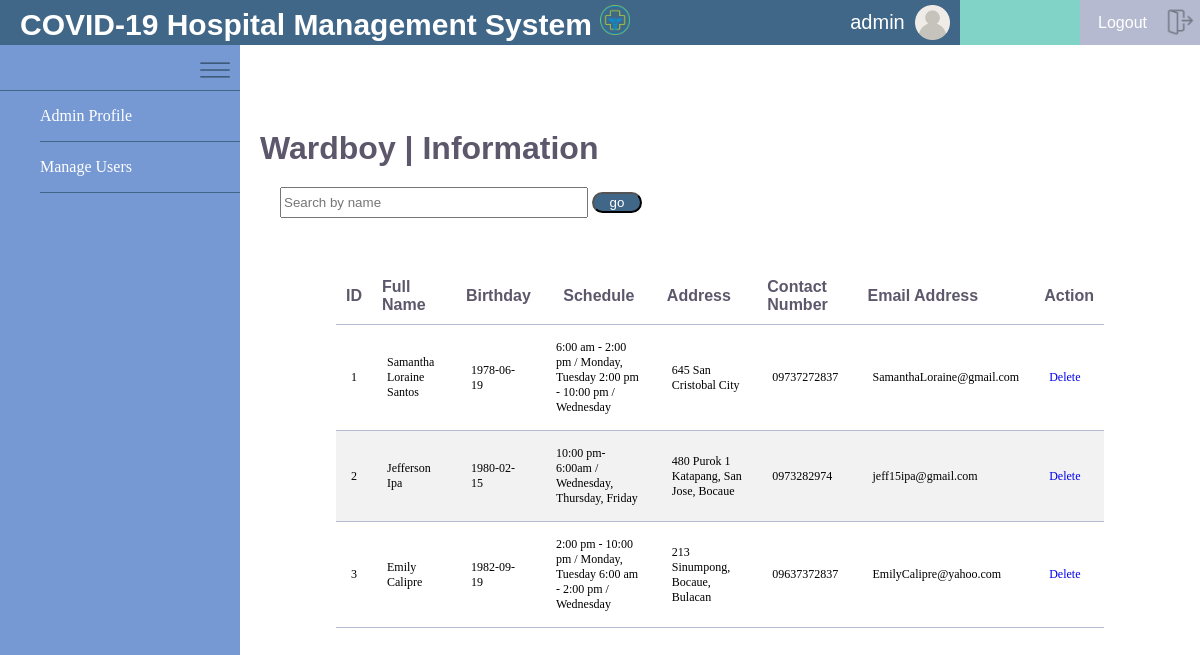
Page /Administrator/wardboy_list.php (signed in) on the committed database.
### tables this page shows
CREATE TABLE `wb_register` (
  `ID` int(20) NOT NULL,
  `wFull_name` varchar(255) NOT NULL,
  `wBirthday` date NOT NULL,
  `wSchedule` text NOT NULL,
  `wAddress` varchar(255) NOT NULL,
  `wContact_no` varchar(255) NOT NULL,
  `wEmail_Add` varchar(255) NOT NULL,
  `wUsername` varchar(255) NOT NULL,
  `wPassword` varchar(255) NOT NULL
);

### Administrator/wardboy_list.php (the view, shortened to what this page needs)
<?php include('code.php'); ?>
<!DOCTYPE html>
<html>
<head>
	<link rel="stylesheet" type="text/css" href="a.css">
</head>
<body>
		<div class="navbar">
		<h1 id="name">COVID-19 Hospital Management System
			<img src="images/hospital.png" id="hospital">
		</h1>
	</div>
	<div id="username" style="font-family: arial; color: white; text-align: center; justify-content: center; line-height: 45px; font-size: 20px;">
		<img src="Images/user.png" id="userpng">
		<?php echo $_SESSION ['username'];?>
	</div>
	<div>
	<a href="#"><div id="edit" style="font-family: arial; color: white; text-align: center; justify-content: center; line-height: 45px; font-size: 16px;"></div></a>
		 	<a href="logout.php"><div id="logout" style="font-family: arial; color: white; text-align: center; justify-content: center; line-height: 45px; font-size: 16px;">Logout <img src="Images/logout.png" id="logoutpng"></div></a>
	<div id="menu">
		<img src="Images/menu.png" id="menus">
	</div>
	<div class="area">
		<h1 class="htitle">Wardboy | Information</h1>
	<div id="search">
			<?php if(isset($_POST['go'])){
			$search = $_POST['search'];
			$sql = "SELECT DISTINCT ID, wFull_name, wBirthday, wSchedule, wAddress, wContact_no, wEmail_Add FROM wb_register  WHERE wFull_name LIKE '%$search%'";
		}else{
			$sql = "SELECT DISTINCT ID, wFull_name, wBirthday, wSchedule, wAddress, wContact_no, wEmail_Add FROM wb_register ";
			$search ="";
		}
			$results = mysqli_query($db, $sql );
		 ?>
			<form method="post" action="wardboy_list.php">
			<input type="text" name="search" placeholder="Search by name" value="<?php echo $search;?>" >
			<button name="go">go</button>
		</form>
		</div>
			<table class="tbl" width="80%">
				<thead>
					<tr>
						<th class="th">ID</th>
						<th class="th">Full Name</th>
						<th class="th">Birthday</th>
						<th class="th" style="text-align: center;">Schedule</th>
						<th class="th">Address</th>
						<th class="th">Contact Number</th>
						<th class="th">Email Address</th>
						<th class="th" >Action</th>
					</tr>
				</thead>
				<?php while ($row = mysqli_fetch_array($results)) { ?>
					<tr class="tr">
						<td class="td"><?php echo $row['ID']; ?></td>
						<td class="td"><?php echo $row['wFull_name']; ?></td>
						<td class="td"><?php echo $row['wBirthday']; ?></td>
						<td class="td"><?php echo $row['wSchedule']; ?></td>
						<td class="td"><?php echo $row['wAddress']; ?></td>
						<td class="td"><?php echo $row['wContact_no']; ?></td>
						<td class="td"><?php echo $row['wEmail_Add']; ?></td>
						<td class="td"><a href="remove_wb.php" style="text-decoration: none;">Delete</a></td>
					</tr>
				<?php } ?>
				</table>
	</div>
	<div id="menulist">
		<ul>
			<li><a href="home.php">Admin Profile</a></li>
			<li><a href="manage_users.php">Manage Users</a></li>
		</ul>
	</div>
</body>
</html>

### Administrator/a.css (style rules this page uses)
* { margin: 0; }
#hospital { width: 30px; height: 30px; padding-top: 5px; }
#name { font-family: helvetica; font-size: 30px; color: white; text-align: left; text-indent: 20px; }
.navbar { background: #416788; width: 70%; height: 45px; float: left; }
#username { width: 10%; float: left; background: #416788; height: 45px; }
#edit { width: 10%; background: #81D2c7; float: left; height: 45px; }
#logout { width: 10%; background: #b5bad0; float: left; height: 45px; }
#menu { background: #7699d4; width: 20%; height: 45px; border-bottom: 1px solid #416788; float: left; }
#menulist { background: #7699d4; width: 20%; height:100vh; }
ul { box-sizing: border-box; }
ul li { font-family: verdana; background: #7699d4; border-bottom: 1px solid #416788; line-height: 50px; list-style: none; }
ul li a { text-decoration: none; color: white; }
.htitle { font-family: Arial; margin-top: 85px; text-indent:20px; color: #5d576b; }
.area { overflow: hidden; overflow-y: scroll; background: white; float: right; width: 80%; height: calc(100vh - 45px); box-sizing: border-box; }
.tbl { margin: 30px auto; border-collapse: collapse; }
.th { text-align: left; border: none; border-bottom: 1px solid #b5bad0; color: #5d576b; font-family: helvetica; font-weight: 500px; padding: 10px; }
.td { font-family: verdana; font-size: 12px; padding: 15px; border: none; border-bottom: 1px solid #b5bad0; }
.tr { padding: 20px; }
.tr:nth-child(even) { background-color: #f2f2f2; }
#search { margin-left: 20px; padding: 20px; }
#search input { height: 25px; width: 300px; }
#search button { background: #416788; width: 50px; color: white; border-radius: 20px; }
#menus { height: 50px; width: 50px; float: right; }
#userpng { padding-top: 5px; padding-right: 10px; height: 35px; width: 35px; float: right; }
#logoutpng { padding-top: 5px; padding-right: 5px; height: 40px; width: 30px; float: right; }

### rows in the picture
wb_register: ID "1", wFull_name "Samantha Loraine Santos", wBirthday "1978-06-19", wSchedule "6:00 am - 2:00 pm / Monday, Tuesday 2:00 pm - 10:00 pm / Wednesday", wAddress "645 San Cristobal City", wContact_no "09737272837", wEmail_Add "SamanthaLoraine@gmail.com"
wb_register: ID "2", wFull_name "Jefferson Ipa", wBirthday "1980-02-15", wSchedule "10:00 pm- 6:00am / Wednesday, Thursday, Friday", wAddress "480 Purok 1 Katapang, San Jose, Bocaue", wContact_no "0973282974", wEmail_Add "jeff15ipa@gmail.com"
wb_register: ID "3", wFull_name "Emily Calipre", wBirthday "1982-09-19", wSchedule "2:00 pm - 10:00 pm / Monday, Tuesday 6:00 am - 2:00 pm / Wednesday", wAddress "213 Sinumpong, Bocaue, Bulacan", wContact_no "09637372837", wEmail_Add "EmilyCalipre@yahoo.com"

### other values in the picture
$_SESSION ['username'] "admin"
